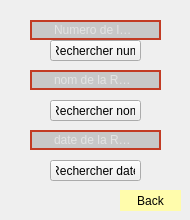
          <widget class="QWidget" name="page_29">
           <widget class="QPushButton" name="pushButton_48">
            <property name="geometry">
             <rect>
              <x>120</x>
              <y>190</y>
              <width>61</width>
              <height>21</height>
             </rect>
            </property>
            <property name="styleSheet">
             <string notr="true">QPushButton
{
background-color:rgb(255, 252, 172);
border-radius:15px;}
QPushButton:hover
{
color:#333;
background:#49ebff;
background:rgb(200, 200, 200);
}</string>
            </property>
            <property name="text">
             <string>Back</string>
            </property>
           </widget>
           <widget class="QLineEdit" name="lineEdit_num_Rec">
            <property name="geometry">
             <rect>
              <x>30</x>
              <y>20</y>
              <width>131</width>
              <height>20</height>
             </rect>
            </property>
            <property name="styleSheet">
             <string notr="true"> QLineEdit
{
border:2px solid rgb(194, 59, 36);
border-radius:20px;
color:#FFF;
padding-left :20px;
padding-right :20px;
background-color:rgb(200, 200, 200);

}
QLineEdit:hover
{
border: 2px solid rgb(0,0,0);
background-color:rgb(115, 115, 115) ;
}
QLineEdit:focus
{
border:2px solid rgb(0,0,0);
background-color: rgb(121, 121, 121);
}</string>
            </property>
            <property name="placeholderText">
             <string>Numero de la Reclamation</string>
            </property>
           </widget>
           <widget class="QPushButton" name="pb_afficher_reclamation">
            <property name="geometry">
             <rect>
              <x>50</x>
              <y>40</y>
              <width>91</width>
              <height>21</height>
             </rect>
            </property>
            <property name="styleSheet">
             <string notr="true">QPushButton {
padding: 5px;

}
QPushButton:hover
{
color :white;
}</string>
            </property>
            <property name="text">
             <string>Rechercher num</string>
            </property>
           </widget>
           <widget class="QLineEdit" name="lineEdit_num_Rec_2">
            <property name="geometry">
             <rect>
              <x>30</x>
              <y>70</y>
              <width>131</width>
              <height>20</height>
             </rect>
            </property>
            <property name="styleSheet">
             <string notr="true"> QLineEdit
{
border:2px solid rgb(194, 59, 36);
border-radius:20px;
color:#FFF;
padding-left :20px;
padding-right :20px;
background-color:rgb(200, 200, 200);

}
QLineEdit:hover
{
border: 2px solid rgb(0,0,0);
background-color:rgb(115, 115, 115) ;
}
QLineEdit:focus
{
border:2px solid rgb(0,0,0);
background-color: rgb(121, 121, 121);
}</string>
            </property>
            <property name="placeholderText">
             <string>nom de la Reclamation</string>
            </property>
           </widget>
           <widget class="QPushButton" name="pb_afficher_reclamation_2">
            <property name="geometry">
             <rect>
              <x>50</x>
              <y>100</y>
              <width>91</width>
              <height>21</height>
             </rect>
            </property>
            <property name="styleSheet">
             <string notr="true">QPushButton {
padding: 5px;

}
QPushButton:hover
{
color :white;
}</string>
            </property>
            <property name="text">
             <string>Rechercher nom</string>
            </property>
           </widget>
           <widget class="QLineEdit" name="lineEdit_num_Rec_3">
            <property name="geometry">
             <rect>
              <x>30</x>
              <y>130</y>
              <width>131</width>
              <height>20</height>
             </rect>
            </property>
            <property name="styleSheet">
             <string notr="true"> QLineEdit
{
border:2px solid rgb(194, 59, 36);
border-radius:20px;
color:#FFF;
padding-left :20px;
padding-right :20px;
background-color:rgb(200, 200, 200);

}
QLineEdit:hover
{
border: 2px solid rgb(0,0,0);
background-color:rgb(115, 115, 115) ;
}
QLineEdit:focus
{
border:2px solid rgb(0,0,0);
background-color: rgb(121, 121, 121);
}</string>
            </property>
            <property name="placeholderText">
             <string>date de la Reclamation</string>
            </property>
           </widget>
           <widget class="QPushButton" name="pb_afficher_reclamation_3">
            <property name="geometry">
             <rect>
              <x>50</x>
              <y>160</y>
              <width>91</width>
              <height>21</height>
             </rect>
            </property>
            <property name="styleSheet">
             <string notr="true">QPushButton {
padding: 5px;

}
QPushButton:hover
{
color :white;
}</string>
            </property>
            <property name="text">
             <string>Rechercher date</string>
            </property>
           </widget>
          </widget>
